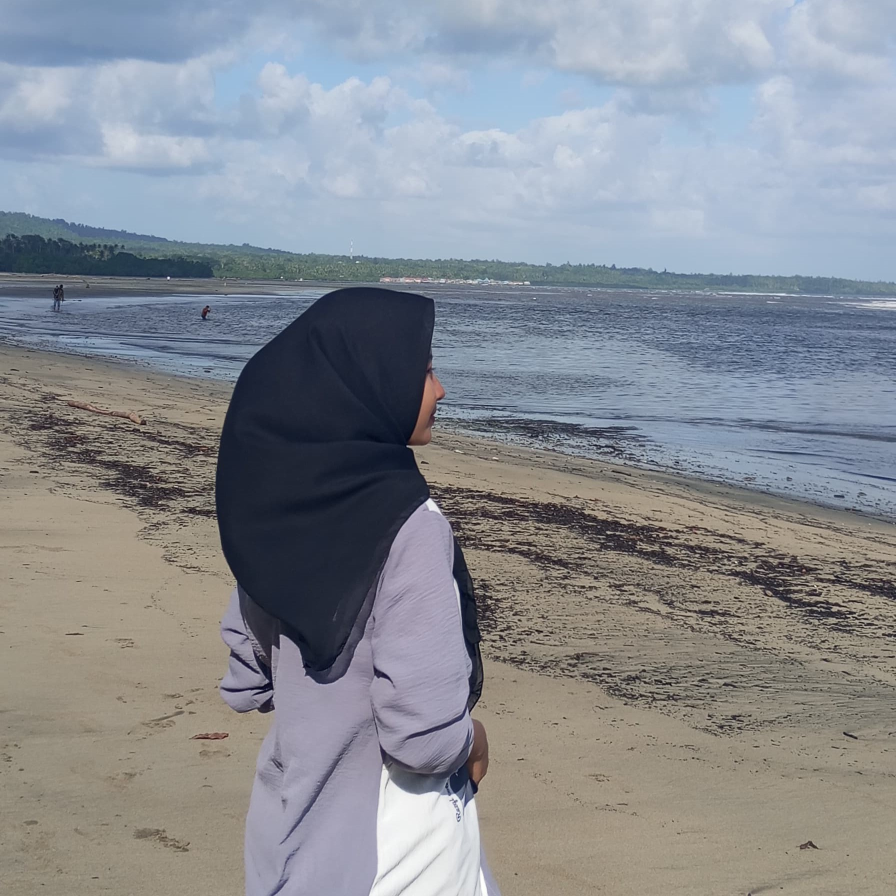
#> input picture Tugas_ComputerVision/amelia.jpg, 1792 x 1792 px (shown at 1/2 size)
$ jupyter execute amelia_compVision.ipynb
#> lines starting #> are read from the running program, lines starting #| are printed output that depends on the picture; after the words box and inside, x2 and y2 are one past the last pixel; in counts of white or black regions, pixels touching at a corner belong together
[cell 1]
import pandas as pd
import numpy as np

import os
from pathlib import Path

import cv2

[cell 2]
# Muat citra
img = cv2.imread('amelia.jpg')
#> img is the input picture: shape (1792, 1792, 3); mean B, G, R 147.8, 141, 136.7

# Buat blur dengan ukuran kernel 25x25
blur_img = cv2.blur(img, (25, 25))
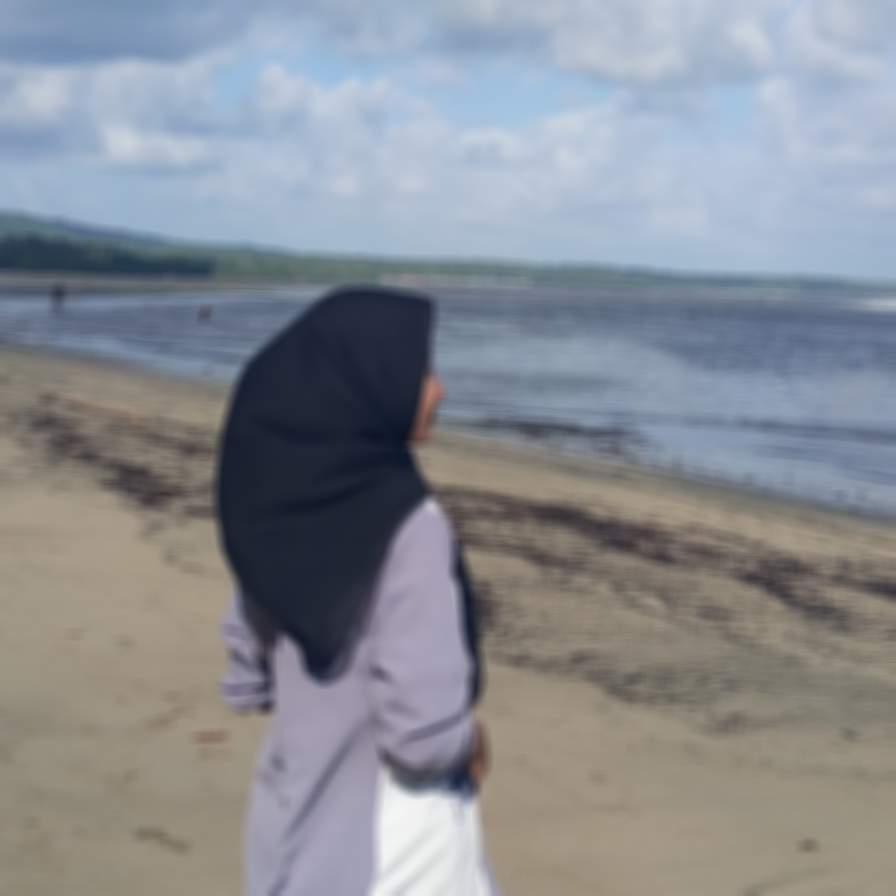
#> blur_img: shape (1792, 1792, 3) (shown at 1/2 size); mean B, G, R 147.8, 141, 136.7

# Atur ukuran hasil gambar
ukuran_lebar = 800
ukuran_tinggi = 900
blur_img = cv2.resize(blur_img, (ukuran_lebar, ukuran_tinggi))
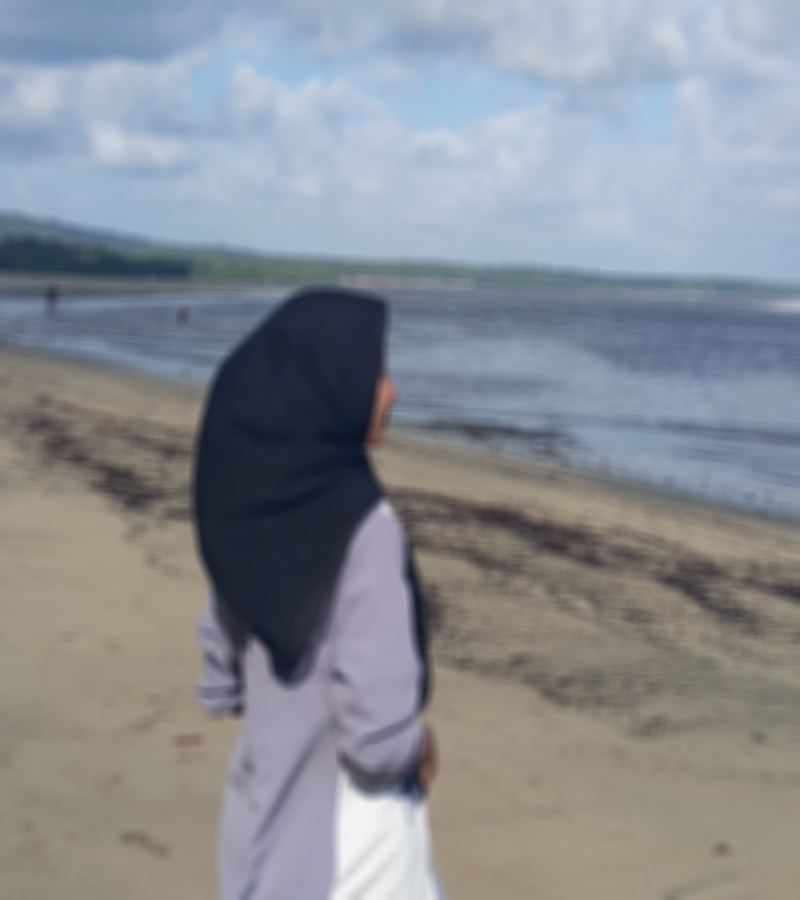
#> blur_img: shape (900, 800, 3); mean B, G, R 147.8, 140.9, 136.6

# Tampilkan hasil
cv2.imwrite("gambar Blur .jpg", blur_img)
cv2.imshow('gambar Blur', blur_img)
cv2.waitKey(0)
cv2.destroyAllWindows()

[cell 3]
# Muat citra
img = cv2.imread('amelia.jpg')

# Buat Gaussian Blur dengan ukuran kernel 25x25 dan sigma 0
gaussian_blur_img = cv2.GaussianBlur(img, (25, 25), 0)

# Atur ukuran hasil gambar
ukuran_lebar = 800
ukuran_tinggi = 900
gaussian_blur_img = cv2.resize(gaussian_blur_img, (ukuran_lebar, ukuran_tinggi))
#> gaussian_blur_img: shape (900, 800, 3)

# Tampilkan hasil
cv2.imwrite("Gambar Gaussian Blur.jpg", gaussian_blur_img)
cv2.imshow('Gambar Gaussian Blur', gaussian_blur_img)
cv2.waitKey(0)
cv2.destroyAllWindows()

[cell 4]
# Muat citra
img = cv2.imread('amelia.jpg')

# Buat kernel sharpening
kernel = np.array([[-1, -1, -1],
                   [-1, 9, -1],
                   [-1, -1, -1]])

# Buat sharpening
sharpening_img = cv2.filter2D(img, -1, kernel)
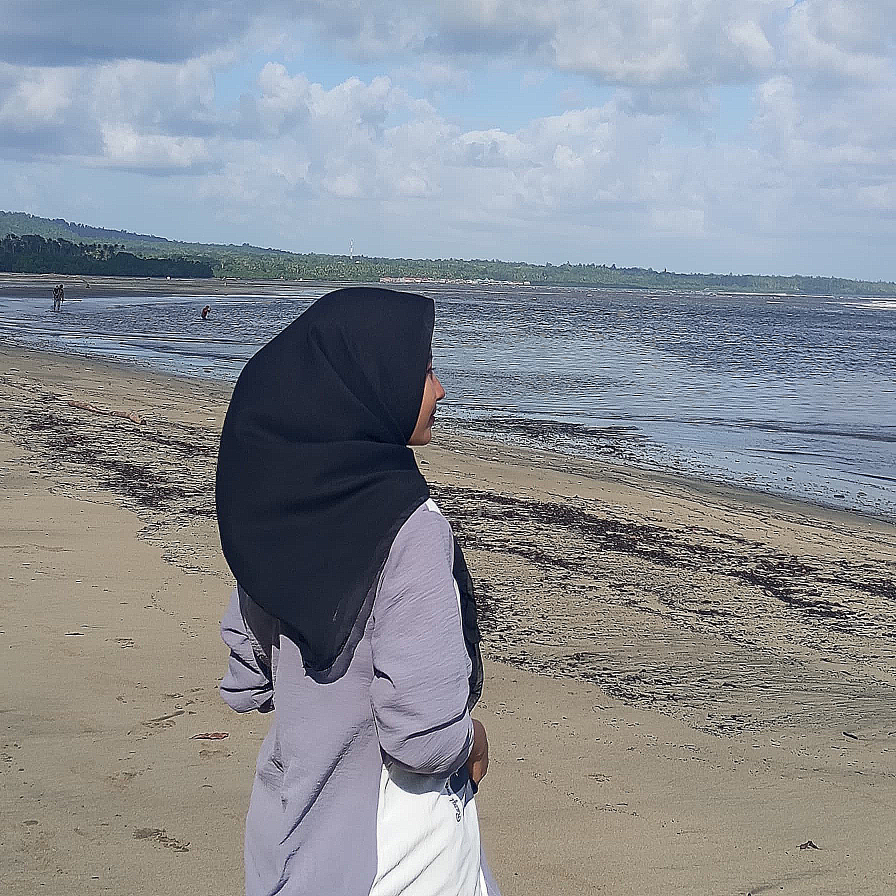
#> sharpening_img: shape (1792, 1792, 3) (shown at 1/2 size); mean B, G, R 149.3, 142.5, 138.1

# Atur ukuran hasil gambar
ukuran_lebar = 800
ukuran_tinggi = 900
sharpening_img = cv2.resize(sharpening_img, (ukuran_lebar, ukuran_tinggi))
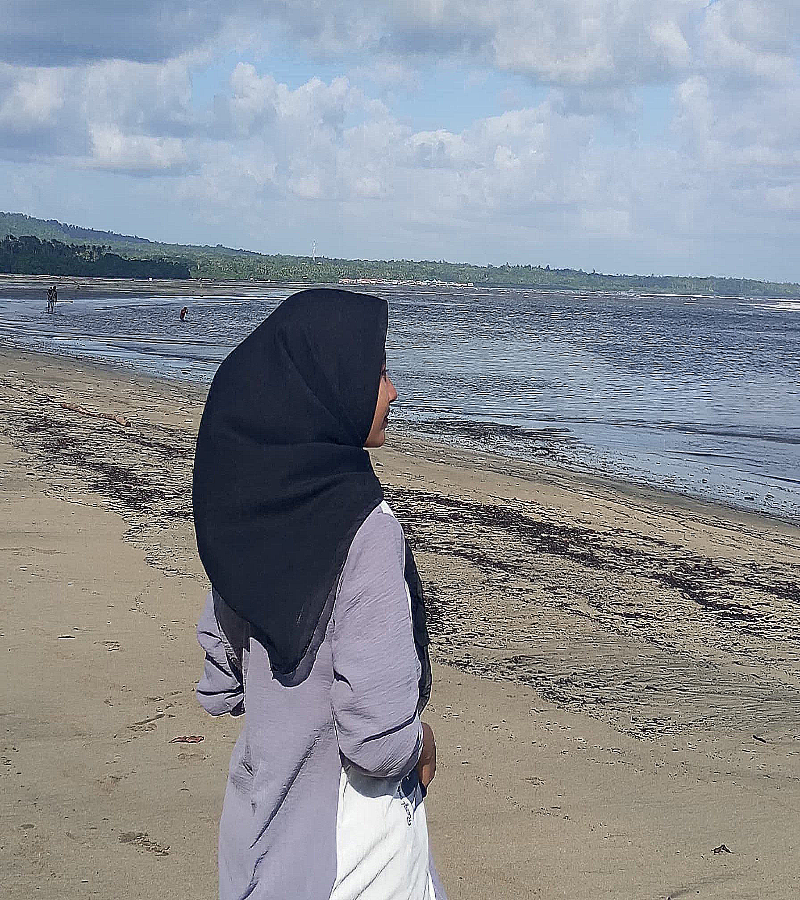
#> sharpening_img: shape (900, 800, 3); mean B, G, R 149.2, 142.4, 137.9

# Tampilkan hasil
cv2.imwrite("Gambar Sharpening.jpg", sharpening_img)
cv2.imshow('Gambar Sharpening', sharpening_img)
cv2.waitKey(0)
cv2.destroyAllWindows()

[cell 5]
# Muat citra
img = cv2.imread('amelia.jpg')

# Buat edge detection menggunakan Canny
edges = cv2.Canny(img, 100, 200)
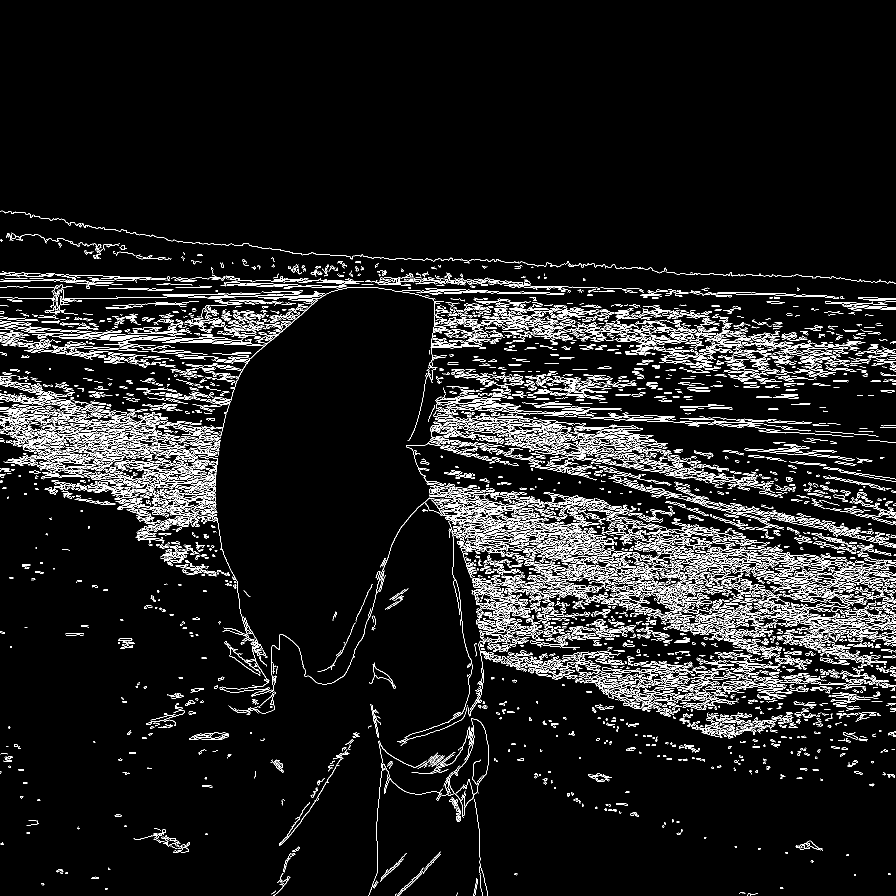
#> edges: shape (1792, 1792) (shown at 1/2 size); 7% white in thin lines or dots, all inside (x1, y1, x2, y2) = (0, 421, 1792, 1792)

# Atur ukuran hasil gambar
ukuran_lebar = 800
ukuran_tinggi = 900
edges = cv2.resize(edges, (ukuran_lebar, ukuran_tinggi))
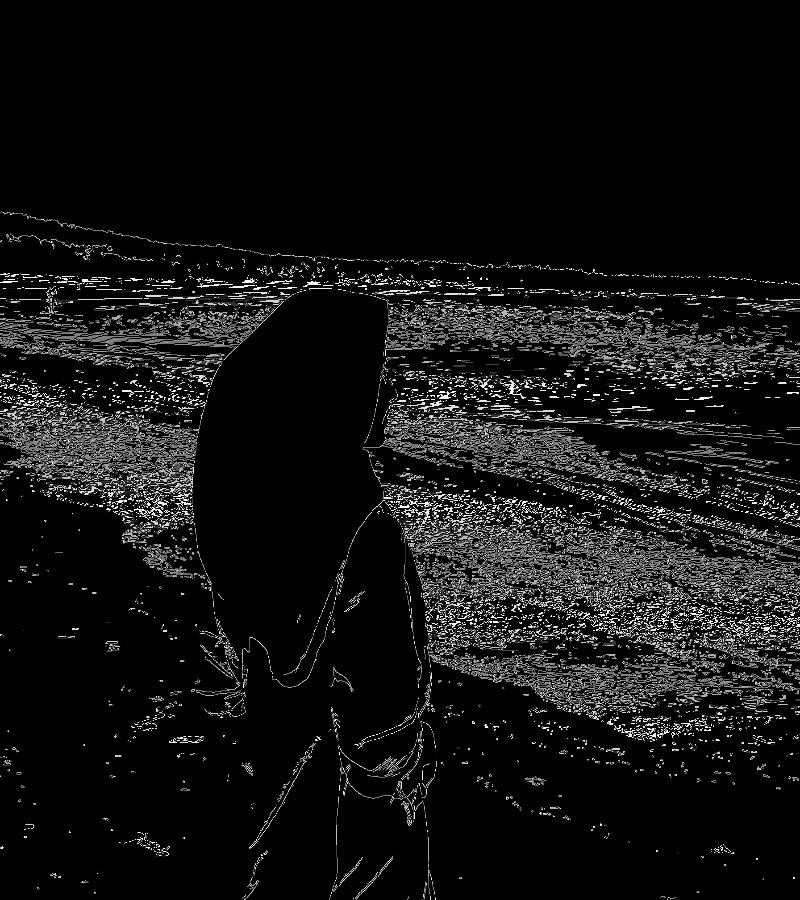
#> edges: shape (900, 800); min 0, max 255, mean 17.8

# Tampilkan hasil
cv2.imwrite("Gambar Edge Detection.jpg", edges)
cv2.imshow('Gambar Edge Detection', edges)
cv2.waitKey(0)
cv2.destroyAllWindows()
